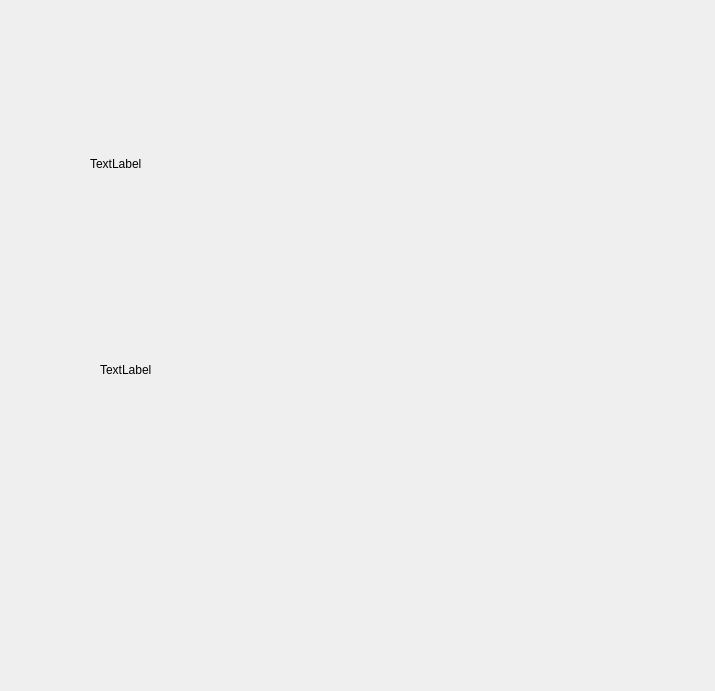
<?xml version="1.0" encoding="UTF-8"?>
<ui version="4.0">
 <class>PlayerSelection</class>
 <widget class="QWidget" name="PlayerSelection">
  <property name="geometry">
   <rect>
    <x>0</x>
    <y>0</y>
    <width>715</width>
    <height>691</height>
   </rect>
  </property>
  <property name="windowTitle">
   <string>Form</string>
  </property>
  <property name="layoutDirection">
   <enum>Qt::RightToLeft</enum>
  </property>
  <widget class="QPushButton" name="pushButton">
   <property name="geometry">
    <rect>
     <x>110</x>
     <y>190</y>
     <width>131</width>
     <height>131</height>
    </rect>
   </property>
   <property name="styleSheet">
    <string notr="true">color: rgb(0, 0, 0);
background-color: rgba(255, 255, 255,0);
border:none</string>
   </property>
   <property name="text">
    <string/>
   </property>
  </widget>
  <widget class="QPushButton" name="pushButton_2">
   <property name="geometry">
    <rect>
     <x>560</x>
     <y>190</y>
     <width>141</width>
     <height>131</height>
    </rect>
   </property>
   <property name="styleSheet">
    <string notr="true">color: rgb(0, 0, 0);
background-color: rgba(255, 255, 255,0);
border:none</string>
   </property>
   <property name="text">
    <string/>
   </property>
  </widget>
  <widget class="QPushButton" name="pushButton_4">
   <property name="geometry">
    <rect>
     <x>110</x>
     <y>410</y>
     <width>131</width>
     <height>121</height>
    </rect>
   </property>
   <property name="styleSheet">
    <string notr="true">color: rgb(0, 0, 0);
background-color: rgba(255, 255, 255,0);
border:none</string>
   </property>
   <property name="text">
    <string/>
   </property>
  </widget>
  <widget class="QLabel" name="label_4">
   <property name="geometry">
    <rect>
     <x>100</x>
     <y>360</y>
     <width>601</width>
     <height>20</height>
    </rect>
   </property>
   <property name="text">
    <string>TextLabel</string>
   </property>
  </widget>
  <widget class="QLabel" name="label_3">
   <property name="geometry">
    <rect>
     <x>90</x>
     <y>140</y>
     <width>591</width>
     <height>47</height>
    </rect>
   </property>
   <property name="layoutDirection">
    <enum>Qt::LeftToRight</enum>
   </property>
   <property name="text">
    <string>TextLabel</string>
   </property>
  </widget>
  <widget class="QPushButton" name="pushButton_3">
   <property name="geometry">
    <rect>
     <x>560</x>
     <y>410</y>
     <width>141</width>
     <height>121</height>
    </rect>
   </property>
   <property name="styleSheet">
    <string notr="true">color: rgb(0, 0, 0);
background-color: rgba(255, 255, 255,0);
border:none</string>
   </property>
   <property name="text">
    <string/>
   </property>
  </widget>
  <widget class="QPushButton" name="pushButton_5">
   <property name="geometry">
    <rect>
     <x>330</x>
     <y>240</y>
     <width>131</width>
     <height>51</height>
    </rect>
   </property>
   <property name="styleSheet">
    <string notr="true">color: rgb(0, 0, 0);
background-color: rgba(255, 255, 255,0);
border:none</string>
   </property>
   <property name="text">
    <string/>
   </property>
  </widget>
  <widget class="QPushButton" name="pushButton_6">
   <property name="geometry">
    <rect>
     <x>330</x>
     <y>450</y>
     <width>131</width>
     <height>51</height>
    </rect>
   </property>
   <property name="styleSheet">
    <string notr="true">color: rgb(0, 0, 0);
background-color: rgba(255, 255, 255,0);
border:none</string>
   </property>
   <property name="text">
    <string/>
   </property>
  </widget>
  <widget class="QPushButton" name="pushButton_7">
   <property name="geometry">
    <rect>
     <x>130</x>
     <y>230</y>
     <width>201</width>
     <height>171</height>
    </rect>
   </property>
   <property name="styleSheet">
    <string notr="true">color: rgb(0, 0, 0);
background-color: rgba(255, 255, 255,0);
border:none</string>
   </property>
   <property name="text">
    <string/>
   </property>
  </widget>
  <widget class="QPushButton" name="pushButton_8">
   <property name="geometry">
    <rect>
     <x>460</x>
     <y>230</y>
     <width>191</width>
     <height>171</height>
    </rect>
   </property>
   <property name="styleSheet">
    <string notr="true">color: rgb(0, 0, 0);
background-color: rgba(255, 255, 255,0);
border:none</string>
   </property>
   <property name="text">
    <string/>
   </property>
  </widget>
  <widget class="QPushButton" name="pushButton_9">
   <property name="geometry">
    <rect>
     <x>340</x>
     <y>460</y>
     <width>121</width>
     <height>51</height>
    </rect>
   </property>
   <property name="styleSheet">
    <string notr="true">color: rgb(0, 0, 0);
background-color: rgba(255, 255, 255,0);
border:none</string>
   </property>
   <property name="text">
    <string/>
   </property>
  </widget>
 </widget>
 <resources/>
 <connections/>
</ui>
